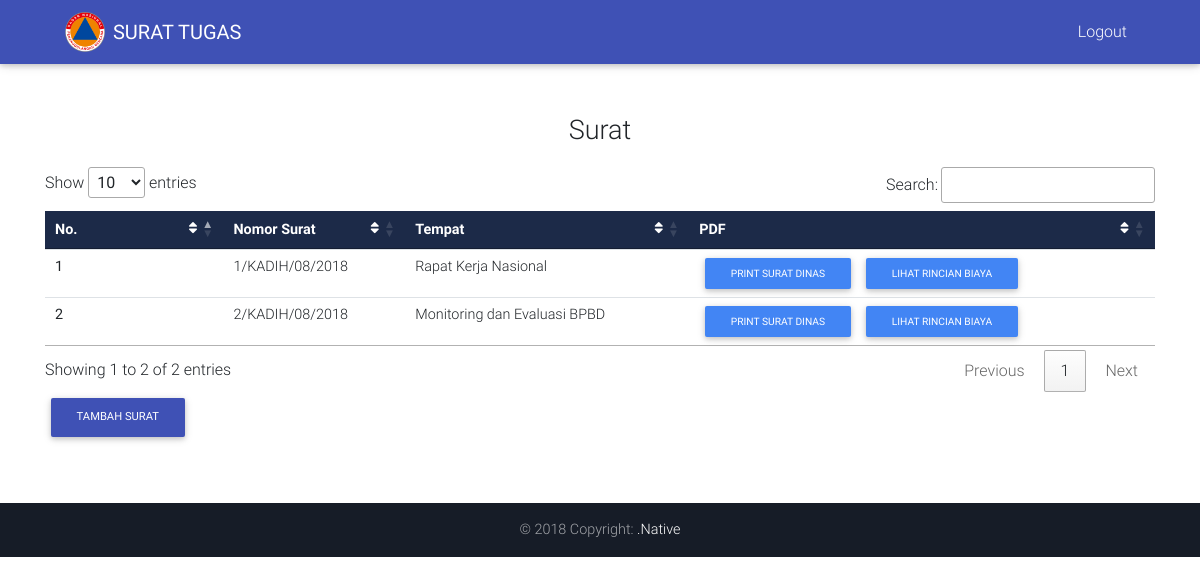
/index.php/home/lihat_surat, run on an earlier commit of the app's database.
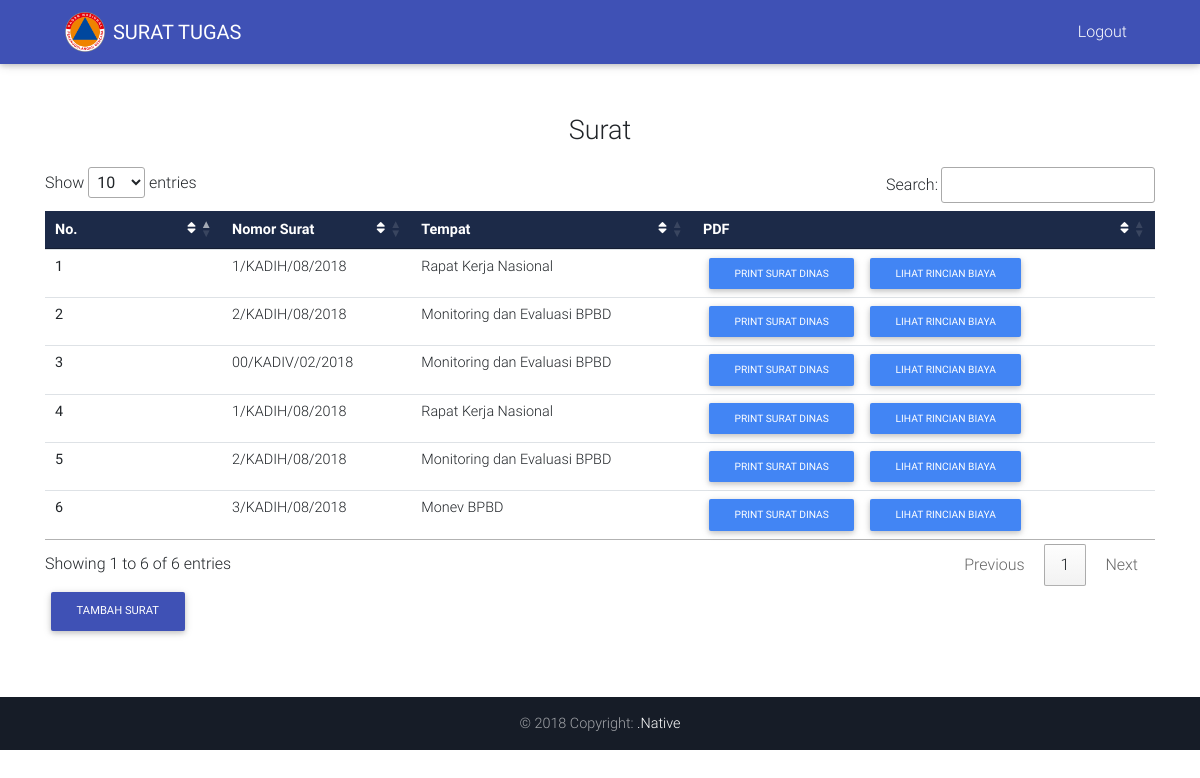
And on a later commit of the database.
### tables this page shows
CREATE TABLE `surat_dinas` (
  `id` int(11) NOT NULL,
  `nomor` varchar(30) NOT NULL DEFAULT '00/KADIH/02/2018',
  `kegiatan` varchar(50) NOT NULL,
  `jenis` tinyint(1) NOT NULL,
  `opsi` tinyint(1) NOT NULL
);

### application/controllers/Home.php (called while the page is built, shortened)
<?php
class Home extends CI_Controller {
	function __Construct()
    {
        $this->load->model("home_model");
        $this->load->library("pagination");
    }
	public function lihat_surat() {
		$data['surat'] = $this->home_model->get_surat();
		$this->load->view('layouts/nav');
		$this->load->view('layouts/header');
		$this->load->view('lihat_surat', $data);
		$this->load->view('layouts/footer');
	}
}

### index.php (called while the page is built, shortened)
<?php
require_once BASEPATH.'core/CodeIgniter.php';

### application/models/Home_model.php (called while the page is built, shortened)
<?php
class Home_model extends CI_Model {
	function get_surat() {
		$this->db->from('surat_dinas');
		$query = $this->db->get();
		return $query->result();
	}
}
?>

### application/views/lihat_surat.php (the view, shortened to what this page needs)
<body>
          <div class="container margin">
                <p style="font-size: 27px; text-align: center; padding-top: 50px;">Surat</p>
                      <table id="lihat_surat" class="table table-hover" cellspacing="0">
                          <thead class="mdb-color darken-3 white-text">
                            <tr>
                              <th class="th-sm" scope="col">No.
                                <i class="fa fa-sort float-right" aria-hidden="true"></i>
                              </th>
                              <th class="th-sm" scope="col">Nomor Surat
                                <i class="fa fa-sort float-right" aria-hidden="true"></i>
                              </th>
                              <th class="th-sm" scope="col">Tempat
                                <i class="fa fa-sort float-right" aria-hidden="true"></i>
                              </th>
                              <th class="th-sm" scope="col">PDF
                                <i class="fa fa-sort float-right" aria-hidden="true"></i>
                              </th>
                            </tr>
                          </thead>
                          <tbody>
						  <?php
						  $i = 1;
						  foreach ($surat as $row) {
						  	echo "
						  	<tr>
                              <th scope=\"row\">$i</th>
                              <td>$row->nomor</td>
                              <td>$row->kegiatan</td>
                              <td>
                              <span><a href='".base_url('C_PDF/print/'.$row->id)."' target='_blank'>
                              <button type=\"button\" class=\"btn btn-primary btn-rounded btn-sm my-0\">PRINT SURAT DINAS
                              </button></a></span>
                              <a href='".base_url('C_PDF/print_biaya/'.$row->id)."'>
                              <button type=\"button\" class=\"btn btn-primary btn-rounded btn-sm my-0\">LIHAT RINCIAN BIAYA
                              </button></a>
                              </td>
                            </tr>
						  	";
						  	$i++;
						  }
						  ?>
						  </tbody>
						</table>
                    <div align="left">
                          <a href="<?php  echo base_url('surat/buat_surat_dinas')?>"><button type="button" class="btn btn-indigo btn-md">Tambah Surat</button></a>
                    </div>
              </div>
</body>
</html>

### application/views/layouts/nav.php (shortened to what this page needs)
<nav class="navbar navbar-expand-lg navbar-dark indigo scrolling-navbar fixed-top">
    <div class="container">
    <img style="margin-left: 20px;" src="<?php echo base_url('assets/img/logo.png')?>" width="40" height="40">
    <a style="margin-left: 8px;" class="navbar-brand" href="<?php echo base_url('home/beranda')?>"><Strong>SURAT TUGAS</Strong></a>
    <div class="collapse navbar-collapse" id="navbarTogglerDemo02">
        <span style="margin-right: 20px;">
            <ul class="navbar-nav navbar-right mr-auto mt-lg-0">
        <li class="nav-item">
                <a class="nav-link" href="<?php echo  base_url()?>">Logout</a>
            </li>
        </ul>
        </span>
    </div>
</div>
</nav>

### application/views/layouts/header.php (shortened to what this page needs)
<!DOCTYPE html>
<html lang="en">
<head>
	<link rel="stylesheet" href="https://maxcdn.bootstrapcdn.com/font-awesome/4.6.0/css/font-awesome.min.css">
	<link href="<?php echo base_url('assets/css/bootstrap.css')?>" rel="stylesheet">
	<link href="<?php echo base_url('assets/css/mdb.css')?>" rel="stylesheet">
	<link href="<?php echo base_url('assets/css/multiselect/multi-select.css')?>" rel="stylesheet">
	<link href="<?php echo base_url('assets/css/multiselect/multi-select.dev.css')?>" rel="stylesheet">
	<link href="<?php echo base_url('assets/css/multiselect/multi-select.dist.css')?>" rel="stylesheet">
	<link href="<?php echo base_url('assets/css/style.css')?>"  type="text/css" rel="stylesheet">
	<link rel="stylesheet" href="https://unpkg.com/leaflet@1.3.3/dist/leaflet.css"
/>
	<link rel="stylesheet" href="https://use.fontawesome.com/releases/v5.2.0/css/all.css"
>
	<link rel="stylesheet" type="text/css" href="https://cdn.datatables.net/1.10.19/css/jquery.dataTables.css">
</head>

### application/views/layouts/footer.php
<footer class="page-footer font-small unique-color-dark">
  <div class="footer-copyright py-3" align="center">© 2018 Copyright: <a href="https://instagram.com/kelikisc">.Native
  </div>
</footer>

### assets/css/style.css (style rules this page uses)
html, body, header, .view { height: 100%; }

### application/views/layouts/header.php (style rules this page uses)
.margin { margin-bottom: 5%; margin-top: 5%; }

What changed in the data, as far as the page shows it:
added surat_dinas: nomor "00/KADIV/02/2018", kegiatan "Monitoring dan Evaluasi BPBD"
added surat_dinas: nomor "1/KADIH/08/2018", kegiatan "Rapat Kerja Nasional"
added surat_dinas: nomor "2/KADIH/08/2018", kegiatan "Monitoring dan Evaluasi BPBD"
added surat_dinas: nomor "3/KADIH/08/2018", kegiatan "Monev BPBD"
Also different on the page:
text written by a page script: "Show entries Search: Showing 1 to 2 of 2 entries Previous 1 Next" → "Show entries Search: Showing 1 to 6 of 6 entries Previous 1 Next"
